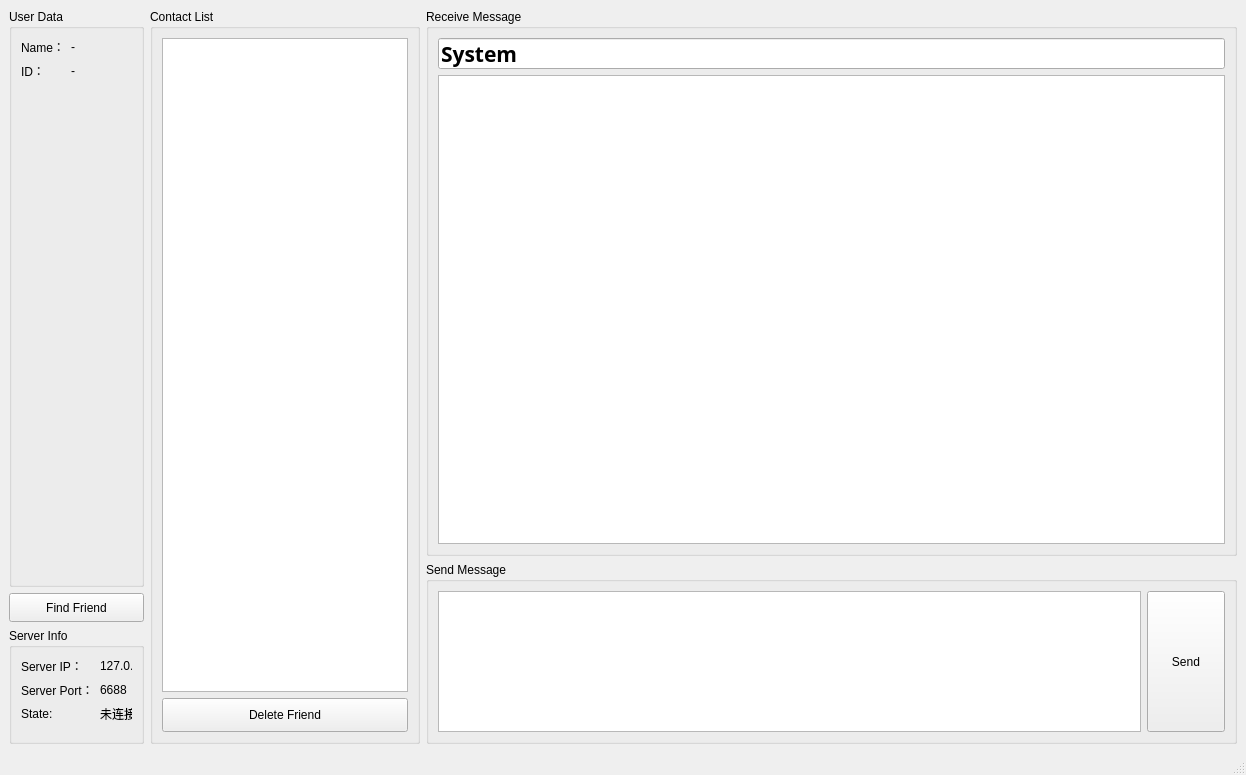
<?xml version="1.0" encoding="UTF-8"?>
<ui version="4.0">
 <class>NetChatView</class>
 <widget class="QMainWindow" name="NetChatView">
  <property name="geometry">
   <rect>
    <x>0</x>
    <y>0</y>
    <width>1246</width>
    <height>775</height>
   </rect>
  </property>
  <property name="windowTitle">
   <string>茶话客户端</string>
  </property>
  <widget class="QWidget" name="centralwidget">
   <layout class="QHBoxLayout" name="mainLayout" stretch="1,2,6">
    <item>
     <layout class="QVBoxLayout" name="userInfoVB" stretch="20,1,4">
      <item>
       <widget class="QGroupBox" name="userInfoGroup">
        <property name="sizePolicy">
         <sizepolicy hsizetype="Ignored" vsizetype="Ignored">
          <horstretch>0</horstretch>
          <verstretch>0</verstretch>
         </sizepolicy>
        </property>
        <property name="title">
         <string>User Data</string>
        </property>
        <layout class="QFormLayout" name="userInfoForm">
         <item row="0" column="0">
          <widget class="QLabel" name="userNameLabel">
           <property name="text">
            <string>Name：</string>
           </property>
          </widget>
         </item>
         <item row="0" column="1">
          <widget class="QLabel" name="userNameVal">
           <property name="text">
            <string>-</string>
           </property>
          </widget>
         </item>
         <item row="1" column="0">
          <widget class="QLabel" name="userIDLabel">
           <property name="text">
            <string>ID：</string>
           </property>
          </widget>
         </item>
         <item row="1" column="1">
          <widget class="QLabel" name="userIDVal">
           <property name="text">
            <string>-</string>
           </property>
          </widget>
         </item>
        </layout>
       </widget>
      </item>
      <item>
       <widget class="QPushButton" name="findFriendBtn">
        <property name="sizePolicy">
         <sizepolicy hsizetype="Ignored" vsizetype="Ignored">
          <horstretch>0</horstretch>
          <verstretch>0</verstretch>
         </sizepolicy>
        </property>
        <property name="text">
         <string>Find Friend</string>
        </property>
       </widget>
      </item>
      <item>
       <widget class="QGroupBox" name="serverInfoGroup">
        <property name="sizePolicy">
         <sizepolicy hsizetype="Ignored" vsizetype="Ignored">
          <horstretch>0</horstretch>
          <verstretch>0</verstretch>
         </sizepolicy>
        </property>
        <property name="title">
         <string>Server Info</string>
        </property>
        <layout class="QFormLayout" name="serverInfoForm">
         <item row="0" column="0">
          <widget class="QLabel" name="serverAddrLabel">
           <property name="text">
            <string>Server IP：</string>
           </property>
          </widget>
         </item>
         <item row="0" column="1">
          <widget class="QLabel" name="serverAddrVal">
           <property name="text">
            <string>127.0.0.1</string>
           </property>
          </widget>
         </item>
         <item row="1" column="0">
          <widget class="QLabel" name="serverPortLabel">
           <property name="text">
            <string>Server Port：</string>
           </property>
          </widget>
         </item>
         <item row="1" column="1">
          <widget class="QLabel" name="serverPortVal">
           <property name="text">
            <string>6688</string>
           </property>
          </widget>
         </item>
         <item row="2" column="0">
          <widget class="QLabel" name="connectStateLabel">
           <property name="text">
            <string>State:</string>
           </property>
          </widget>
         </item>
         <item row="2" column="1">
          <widget class="QLabel" name="connectState">
           <property name="text">
            <string>未连接</string>
           </property>
          </widget>
         </item>
        </layout>
       </widget>
      </item>
     </layout>
    </item>
    <item>
     <layout class="QVBoxLayout" name="contactListVB" stretch="5">
      <item>
       <widget class="QGroupBox" name="contactGroup">
        <property name="sizePolicy">
         <sizepolicy hsizetype="Ignored" vsizetype="Ignored">
          <horstretch>0</horstretch>
          <verstretch>0</verstretch>
         </sizepolicy>
        </property>
        <property name="title">
         <string>Contact List</string>
        </property>
        <layout class="QVBoxLayout" name="verticalLayout" stretch="19,1">
         <item>
          <widget class="QListWidget" name="contactList">
           <property name="sizePolicy">
            <sizepolicy hsizetype="Ignored" vsizetype="Ignored">
             <horstretch>0</horstretch>
             <verstretch>0</verstretch>
            </sizepolicy>
           </property>
           <property name="font">
            <font>
             <pointsize>10</pointsize>
            </font>
           </property>
          </widget>
         </item>
         <item>
          <widget class="QPushButton" name="delFriendBtn">
           <property name="sizePolicy">
            <sizepolicy hsizetype="Ignored" vsizetype="Ignored">
             <horstretch>0</horstretch>
             <verstretch>0</verstretch>
            </sizepolicy>
           </property>
           <property name="text">
            <string>Delete Friend</string>
           </property>
          </widget>
         </item>
        </layout>
       </widget>
      </item>
     </layout>
    </item>
    <item>
     <layout class="QVBoxLayout" name="messageAreaVB" stretch="3,1">
      <item>
       <widget class="QGroupBox" name="receiveGroup">
        <property name="sizePolicy">
         <sizepolicy hsizetype="Ignored" vsizetype="Ignored">
          <horstretch>0</horstretch>
          <verstretch>0</verstretch>
         </sizepolicy>
        </property>
        <property name="title">
         <string>Receive Message</string>
        </property>
        <layout class="QVBoxLayout" name="verticalLayout_2" stretch="1,15">
         <item>
          <widget class="QLineEdit" name="targetAddress">
           <property name="sizePolicy">
            <sizepolicy hsizetype="Ignored" vsizetype="Ignored">
             <horstretch>0</horstretch>
             <verstretch>0</verstretch>
            </sizepolicy>
           </property>
           <property name="font">
            <font>
             <family>Source Code Pro</family>
             <pointsize>16</pointsize>
             <bold>true</bold>
            </font>
           </property>
           <property name="text">
            <string>System</string>
           </property>
           <property name="readOnly">
            <bool>true</bool>
           </property>
          </widget>
         </item>
         <item>
          <widget class="QTextBrowser" name="receiveText">
           <property name="enabled">
            <bool>true</bool>
           </property>
           <property name="sizePolicy">
            <sizepolicy hsizetype="Ignored" vsizetype="Ignored">
             <horstretch>0</horstretch>
             <verstretch>0</verstretch>
            </sizepolicy>
           </property>
           <property name="font">
            <font>
             <family>Microsoft YaHei</family>
             <pointsize>12</pointsize>
            </font>
           </property>
           <property name="readOnly">
            <bool>true</bool>
           </property>
          </widget>
         </item>
        </layout>
       </widget>
      </item>
      <item>
       <widget class="QGroupBox" name="sendGroup">
        <property name="sizePolicy">
         <sizepolicy hsizetype="Ignored" vsizetype="Ignored">
          <horstretch>0</horstretch>
          <verstretch>0</verstretch>
         </sizepolicy>
        </property>
        <property name="title">
         <string>Send Message</string>
        </property>
        <layout class="QHBoxLayout" name="horizontalLayout" stretch="9,1">
         <item>
          <widget class="QTextEdit" name="sendText">
           <property name="sizePolicy">
            <sizepolicy hsizetype="Ignored" vsizetype="Ignored">
             <horstretch>0</horstretch>
             <verstretch>0</verstretch>
            </sizepolicy>
           </property>
           <property name="font">
            <font>
             <family>Microsoft YaHei</family>
             <pointsize>12</pointsize>
            </font>
           </property>
          </widget>
         </item>
         <item>
          <widget class="QPushButton" name="sendBtn">
           <property name="sizePolicy">
            <sizepolicy hsizetype="Ignored" vsizetype="Ignored">
             <horstretch>0</horstretch>
             <verstretch>0</verstretch>
            </sizepolicy>
           </property>
           <property name="text">
            <string>Send</string>
           </property>
          </widget>
         </item>
        </layout>
       </widget>
      </item>
     </layout>
    </item>
   </layout>
  </widget>
  <widget class="QMenuBar" name="menubar">
   <property name="geometry">
    <rect>
     <x>0</x>
     <y>0</y>
     <width>1246</width>
     <height>21</height>
    </rect>
   </property>
  </widget>
  <widget class="QStatusBar" name="statusbar"/>
 </widget>
 <resources/>
 <connections/>
</ui>
